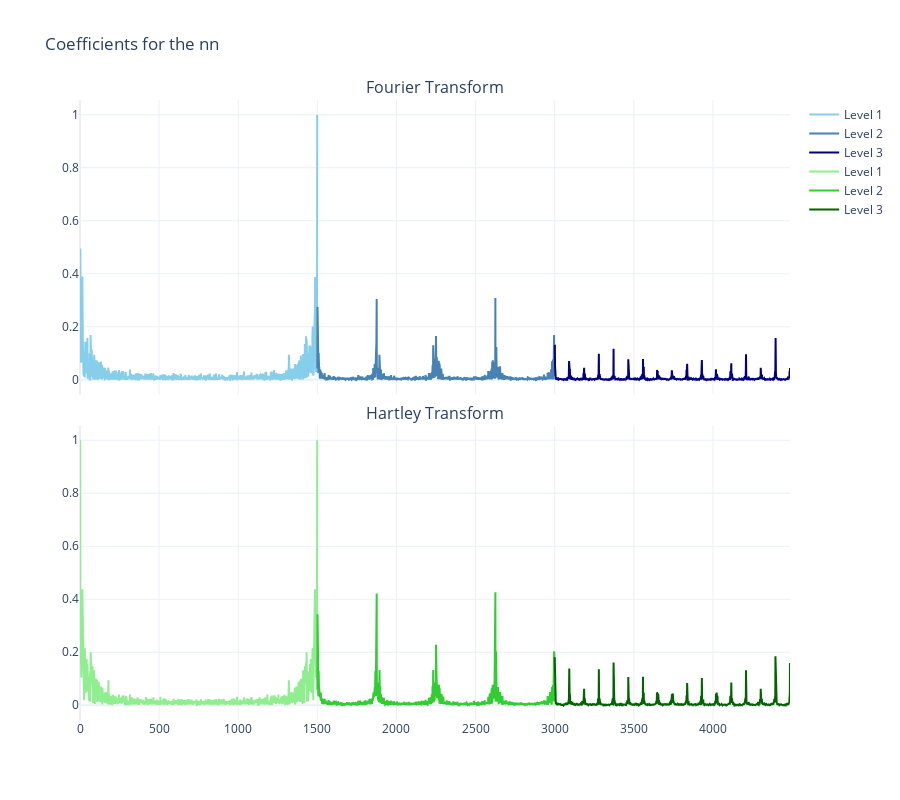

The notebook cell this image was saved under:
### Markdown cell above
#### Plotting the final coefficients

### Code cell
data = [norm_groupeddata.reshape(1, 4488, 1), norm_groupeddatadft.reshape(1, 4488, 1)]

# Define the colors for each level
colors = [['skyblue', 'steelblue', 'navy'], 
          ['lightgreen', 'limegreen', 'darkgreen']]  # Add more colors if needed

# Create a figure with subplots
fig = make_subplots(rows=len(data), cols=1, shared_xaxes=True, vertical_spacing=0.05,
                    subplot_titles=("Fourier Transform", "Hartley Transform"))

# Add traces for each dataset
for i in range(len(data)):
    # Slice the data into three levels for each dataset
    level1 = data[i][:, :1500, :]
    level2 = data[i][:, 1500:1500+(4*375), :]
    level3 = data[i][:, 1500+(4*375):, :]

    # Create traces for each level for the current dataset
    trace1 = go.Scatter(x=np.arange(len(level1[0])), y=level1[0,:,0], mode='lines', name='Level 1', line=dict(color=colors[i][0], width=2))
    trace2 = go.Scatter(x=np.arange(len(level1[0]), len(level1[0])+len(level2[0])), y=level2[0,:,0], mode='lines', name='Level 2', line=dict(color=colors[i][1], width=2))
    trace3 = go.Scatter(x=np.arange(len(level1[0])+len(level2[0]), len(data[i][0])), y=level3[0,:,0], mode='lines', name='Level 3', line=dict(color=colors[i][2], width=2))

    # Add traces to the subplot
    fig.add_trace(trace1, row=i+1, col=1)
    fig.add_trace(trace2, row=i+1, col=1)
    fig.add_trace(trace3, row=i+1, col=1)

# Update layout
#fig.update_layout( title_text="Data Comparison", showlegend=True)

# Show the figure
# Update the layout and display the figure
fig.update_layout(height=400*len(data), title='Coefficients for the nn', template='plotly_white')
fig.show()

### Figure 1 — Plotly figure (JSON) as saved in the notebook; plotly's stock layout.template omitted (floating-point values rounded to 4 significant figures; data arrays with more than 128 entries replaced by an {"elided": "..."} marker saying what was removed)
{"data": [{"line": {"color": "skyblue", "width": 2}, "mode": "lines", "name": "Level 1", "type": "scatter", "x": {"elided": "1500 int values"}, "xaxis": "x", "y": {"elided": "1500 float values"}, "yaxis": "y"}, {"line": {"color": "steelblue", "width": 2}, "mode": "lines", "name": "Level 2", "type": "scatter", "x": {"elided": "1500 int values"}, "xaxis": "x", "y": {"elided": "1500 float values"}, "yaxis": "y"}, {"line": {"color": "navy", "width": 2}, "mode": "lines", "name": "Level 3", "type": "scatter", "x": {"elided": "1488 int values"}, "xaxis": "x", "y": {"elided": "1488 float values"}, "yaxis": "y"}, {"line": {"color": "lightgreen", "width": 2}, "mode": "lines", "name": "Level 1", "type": "scatter", "x": {"elided": "1500 int values"}, "xaxis": "x2", "y": {"elided": "1500 float values"}, "yaxis": "y2"}, {"line": {"color": "limegreen", "width": 2}, "mode": "lines", "name": "Level 2", "type": "scatter", "x": {"elided": "1500 int values"}, "xaxis": "x2", "y": {"elided": "1500 float values"}, "yaxis": "y2"}, {"line": {"color": "darkgreen", "width": 2}, "mode": "lines", "name": "Level 3", "type": "scatter", "x": {"elided": "1488 int values"}, "xaxis": "x2", "y": {"elided": "1488 float values"}, "yaxis": "y2"}], "layout": {"annotations": [{"font": {"size": 16}, "showarrow": false, "text": "Fourier Transform", "x": 0.5, "xanchor": "center", "xref": "paper", "y": 1, "yanchor": "bottom", "yref": "paper"}, {"font": {"size": 16}, "showarrow": false, "text": "Hartley Transform", "x": 0.5, "xanchor": "center", "xref": "paper", "y": 0.475, "yanchor": "bottom", "yref": "paper"}], "height": 800, "title": {"text": "Coefficients for the nn"}, "xaxis": {"anchor": "y", "domain": [0, 1], "matches": "x2", "showticklabels": false}, "xaxis2": {"anchor": "y2", "domain": [0, 1]}, "yaxis": {"anchor": "x", "domain": [0.525, 1]}, "yaxis2": {"anchor": "x2", "domain": [0, 0.475]}}}
